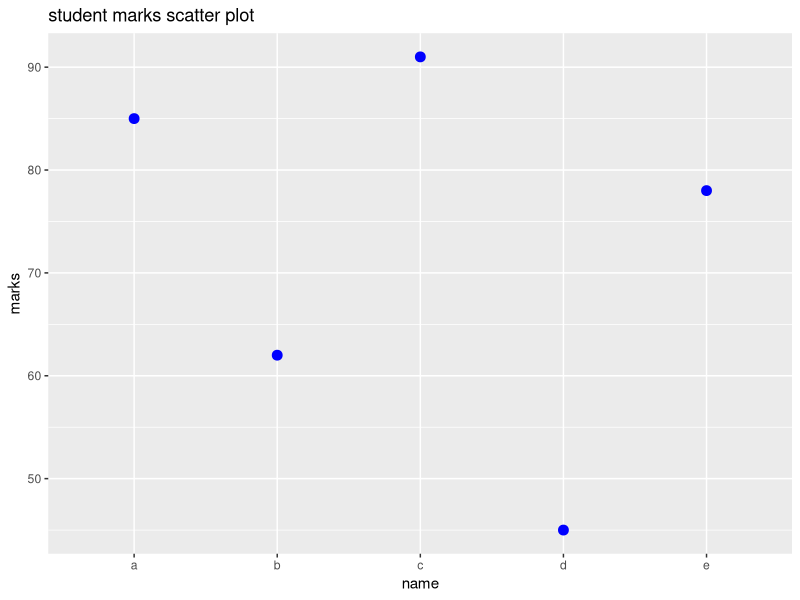

Write R code to recreate this figure.
# q1 - data frame, subsetting above 75, ggplot2 scatter

# create data frame
student <- data.frame(
  name = c("a","b","c","d","e"),
  marks = c(85, 62, 91, 45, 78),
  grade = c("a","b","a","c","b")
)
print(student)

# subset marks > 75
above75 <- student[student$marks > 75, ]
cat("students scoring above 75:\n")
print(above75)

# install and load ggplot2
# install.packages("ggplot2")
library(ggplot2)

# scatter plot
ggplot(student, aes(x=name, y=marks)) +
  geom_point(color="blue", size=3) +
  ggtitle("student marks scatter plot")
